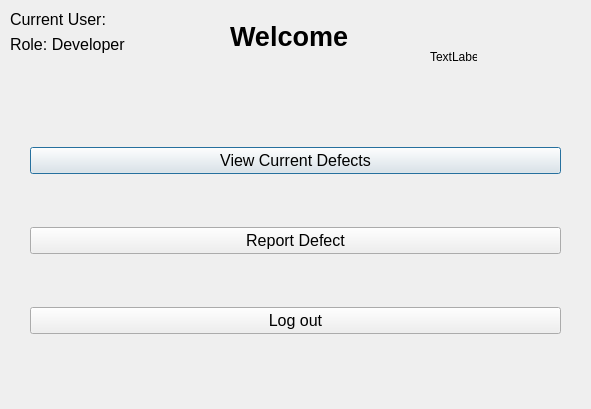
<?xml version="1.0" encoding="UTF-8"?>
<ui version="4.0">
 <class>devMenu</class>
 <widget class="QDialog" name="devMenu">
  <property name="geometry">
   <rect>
    <x>0</x>
    <y>0</y>
    <width>591</width>
    <height>409</height>
   </rect>
  </property>
  <property name="windowTitle">
   <string>Dialog</string>
  </property>
  <widget class="QWidget" name="verticalLayoutWidget">
   <property name="geometry">
    <rect>
     <x>30</x>
     <y>100</y>
     <width>531</width>
     <height>281</height>
    </rect>
   </property>
   <layout class="QVBoxLayout" name="verticalLayout">
    <item>
     <widget class="QPushButton" name="viewDefBtn">
      <property name="font">
       <font>
        <pointsize>12</pointsize>
       </font>
      </property>
      <property name="text">
       <string>View Current Defects</string>
      </property>
     </widget>
    </item>
    <item>
     <widget class="QPushButton" name="reportDefBtn">
      <property name="font">
       <font>
        <pointsize>12</pointsize>
       </font>
      </property>
      <property name="text">
       <string>Report Defect</string>
      </property>
     </widget>
    </item>
    <item>
     <widget class="QPushButton" name="logOutBtn">
      <property name="sizePolicy">
       <sizepolicy hsizetype="Minimum" vsizetype="Fixed">
        <horstretch>0</horstretch>
        <verstretch>0</verstretch>
       </sizepolicy>
      </property>
      <property name="font">
       <font>
        <pointsize>12</pointsize>
        <kerning>true</kerning>
       </font>
      </property>
      <property name="text">
       <string>Log out</string>
      </property>
     </widget>
    </item>
   </layout>
  </widget>
  <widget class="QWidget" name="formLayoutWidget">
   <property name="geometry">
    <rect>
     <x>10</x>
     <y>10</y>
     <width>144</width>
     <height>52</height>
    </rect>
   </property>
   <layout class="QFormLayout" name="formLayout">
    <item row="1" column="0">
     <widget class="QLabel" name="label_3">
      <property name="font">
       <font>
        <pointsize>12</pointsize>
       </font>
      </property>
      <property name="text">
       <string>Role: Developer  </string>
      </property>
     </widget>
    </item>
    <item row="0" column="0">
     <widget class="QLabel" name="label_2">
      <property name="font">
       <font>
        <pointsize>12</pointsize>
        <weight>50</weight>
        <bold>false</bold>
       </font>
      </property>
      <property name="text">
       <string>Current User: </string>
      </property>
     </widget>
    </item>
   </layout>
  </widget>
  <widget class="QLabel" name="label">
   <property name="geometry">
    <rect>
     <x>230</x>
     <y>20</y>
     <width>131</width>
     <height>33</height>
    </rect>
   </property>
   <property name="baseSize">
    <size>
     <width>0</width>
     <height>0</height>
    </size>
   </property>
   <property name="font">
    <font>
     <pointsize>20</pointsize>
     <weight>75</weight>
     <bold>true</bold>
    </font>
   </property>
   <property name="text">
    <string>Welcome</string>
   </property>
   <property name="scaledContents">
    <bool>false</bool>
   </property>
  </widget>
  <widget class="QLabel" name="test">
   <property name="geometry">
    <rect>
     <x>430</x>
     <y>50</y>
     <width>47</width>
     <height>13</height>
    </rect>
   </property>
   <property name="text">
    <string>TextLabel</string>
   </property>
  </widget>
 </widget>
 <resources/>
 <connections/>
</ui>
